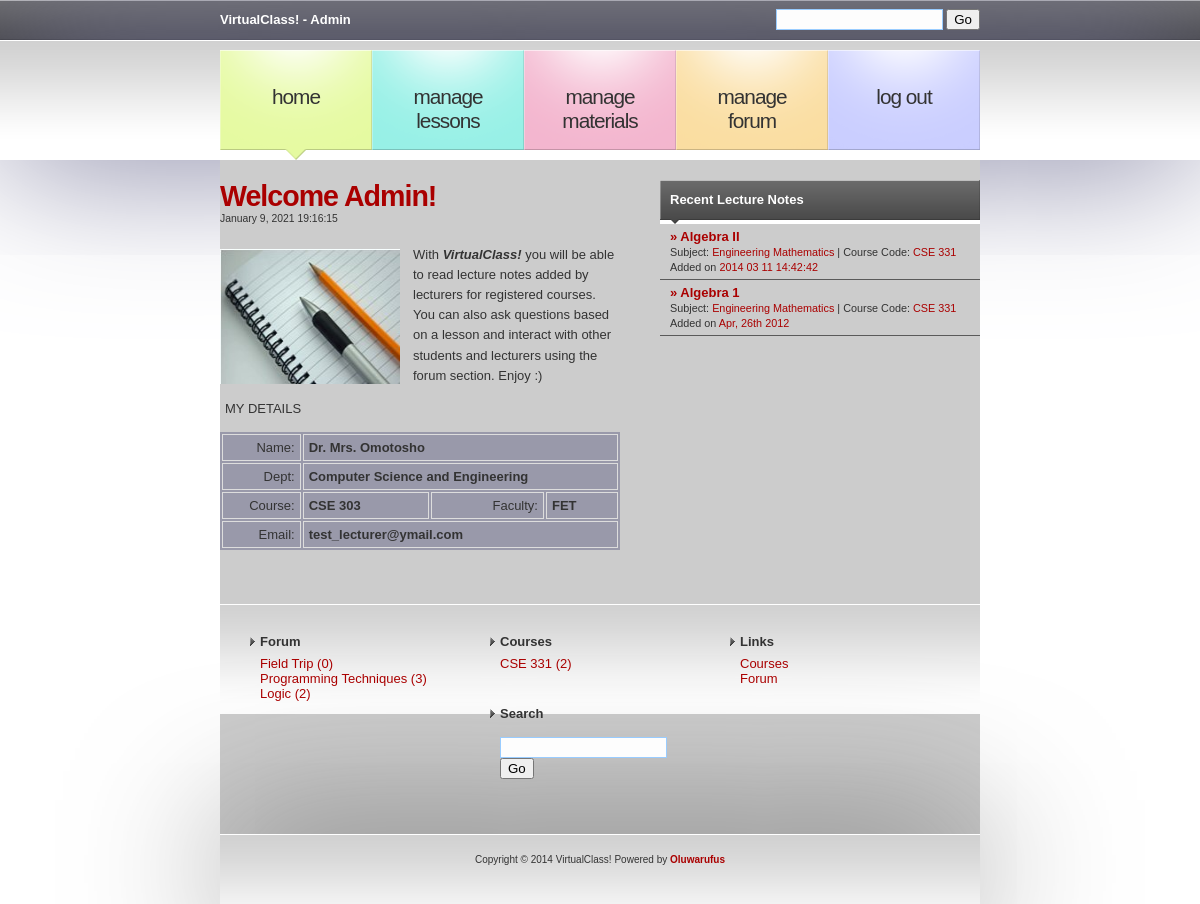
Screenshot of /admin/home.php (signed in) with the database file from the repository.
### tables this page shows
CREATE TABLE IF NOT EXISTS `lecturer_tbl` (
  `id_lect` int(11) NOT NULL AUTO_INCREMENT,
  `name_lect` varchar(255) NOT NULL,
  `passwrd_lect` varchar(255) NOT NULL,
  `course_taken_lect` varchar(255) NOT NULL,
  `email_lect` varchar(255) NOT NULL,
  `dept_lect` varchar(50) NOT NULL,
  `faclty_lect` varchar(25) NOT NULL,
  PRIMARY KEY (`id_lect`)
);

CREATE TABLE IF NOT EXISTS `lesson_tbl` (
  `id_lssn` int(11) NOT NULL AUTO_INCREMENT,
  `title_lssn` varchar(255) NOT NULL,
  `content_lssn` text NOT NULL,
  `course_id_lssn` varchar(255) NOT NULL,
  `lecturer_id_lssn` varchar(255) NOT NULL,
  `date_added_lssn` varchar(255) NOT NULL,
  PRIMARY KEY (`id_lssn`)
);

CREATE TABLE IF NOT EXISTS `course_tbl` (
  `id_crs` int(11) NOT NULL AUTO_INCREMENT,
  `title_crs` varchar(255) NOT NULL,
  `code_crs` varchar(255) NOT NULL,
  `unit_crs` int(11) NOT NULL,
  `lect_inc_id` varchar(255) NOT NULL,
  `desc_crs` varchar(255) NOT NULL,
  `app_level_crs` varchar(20) NOT NULL,
  PRIMARY KEY (`id_crs`)
);

CREATE TABLE IF NOT EXISTS `blg_topic_tbl` (
  `id_top` int(11) NOT NULL AUTO_INCREMENT,
  `id_usr_top` int(11) NOT NULL,
  `title_top` varchar(100) NOT NULL DEFAULT '',
  `desc_top` text NOT NULL,
  `date_top` varchar(50) NOT NULL,
  PRIMARY KEY (`id_top`)
);

### Connections/mycxn.php (called while the page is built, shortened)
<?php
$hostname_mycxn = "127.0.0.1";
$username_mycxn = "root";
$password_mycxn = "";
$mycxn = mysql_pconnect($hostname_mycxn, $username_mycxn, $password_mycxn) or trigger_error(mysql_error(),E_USER_ERROR);
if (!function_exists("GetSQLValueString")) {
function GetSQLValueString($theValue, $theType, $theDefinedValue = "", $theNotDefinedValue = "")
{
  $theValue = function_exists("mysql_real_escape_string") ? mysql_real_escape_string($theValue) : mysql_escape_string($theValue);
  switch ($theType) {
    case "text":
      $theValue = ($theValue != "") ? "'" . $theValue . "'" : "NULL";
      break;
    case "long":
    case "int":
      $theValue = ($theValue != "") ? intval($theValue) : "NULL";
      break;
  }
  return $theValue;
}
}
if (isset($_SESSION['lvl']) || isset($_SESSION['usr_lct'])) {
$q_subj= @sprintf("SELECT id_crs,code_crs,title_crs FROM course_tbl WHERE app_level_crs = %s OR lect_inc_id = %s", GetSQLValueString($_SESSION['lvl'], "text"), GetSQLValueString($_SESSION['usr_lct'], "text"));
			$q_subj = mysql_query($q_subj)or die(mysql_error());
			$r_subj = mysql_fetch_array($q_subj);
		$query_forum = "SELECT * FROM blg_topic_tbl ORDER BY date_top DESC";
		$rs_forum = mysql_query($query_forum, $mycxn) or die(mysql_error());
}
?>

### admin/home.php (the view, shortened to what this page needs)
<?php require_once('../Connections/mycxn.php'); ?>
<?php
$colname_rs_admin = "-1";
if (isset($_SESSION['usr_lct'])) {
  $colname_rs_admin = $_SESSION['usr_lct'];
}
$query_rs_admin = sprintf("SELECT * FROM lecturer_tbl WHERE id_lect = %s", GetSQLValueString($colname_rs_admin, "int"));
$rs_admin = mysql_query($query_rs_admin, $mycxn) or die(mysql_error());
$row_rs_admin = mysql_fetch_assoc($rs_admin);
$maxRows_rs_lessons = 5;
$pageNum_rs_lessons = 0;
$startRow_rs_lessons = $pageNum_rs_lessons * $maxRows_rs_lessons;
$colname_rs_lessons = "-1";
if (isset($_SESSION['usr_lct'])) {
  $colname_rs_lessons = $_SESSION['usr_lct'];
}
$query_rs_lessons = sprintf("SELECT * FROM lesson_tbl WHERE lecturer_id_lssn = %s ORDER BY id_lssn DESC", GetSQLValueString($colname_rs_lessons, "text"));
$query_limit_rs_lessons = sprintf("%s LIMIT %d, %d", $query_rs_lessons, $startRow_rs_lessons, $maxRows_rs_lessons);
$rs_lessons = mysql_query($query_limit_rs_lessons, $mycxn) or die(mysql_error());
$row_rs_lessons = mysql_fetch_assoc($rs_lessons);
?>
<!DOCTYPE html PUBLIC "-//W3C//DTD XHTML 1.0 Strict//EN" "http://www.w3.org/TR/xhtml1/DTD/xhtml1-strict.dtd">
<html xmlns="http://www.w3.org/1999/xhtml">
<head>
<link href="../images/default_lt.css" rel="stylesheet" type="text/css" />
</head>
<body>
<?php include('../Connections/header_menu_lect.inc'); ?>
<div id="content">
  <div id="colOne">
    <div id="latest-post">
      <h2 class="title"><a href="../home.php">Welcome Admin!<br />
      </a></h2>
      <h3 class="posted"><?php echo date('F j,  Y H:i:s'); ?></h3>
      <div class="story"> <img src="../images/img14.jpg" alt="" width="180" height="135" class="image" />
        <p>With <em><strong>VirtualClass! </strong></em>you will be able to read lecture notes added by lecturers for registered courses. You can also ask questions based on a lesson and interact with other students and lecturers using the forum section. Enjoy :)</p>
        <p>MY DETAILS</p>
        <table width="100%" border="0" align="center">
          <tr>
            <td align="right">Name:</td>
            <td colspan="3"><strong><?php echo $row_rs_admin['name_lect']; ?></strong></td>
          </tr>
           <tr>
            <td align="right">Dept:</td>
            <td colspan="3"><strong><?php echo $row_rs_admin['dept_lect']; ?></strong></td>
          </tr>
          <tr>
            <td align="right">Course:</td>
            <td><strong><?php echo $row_rs_admin['course_taken_lect']; ?></strong></td>
            <td align="right">Faculty:</td>
            <td><strong><?php echo $row_rs_admin['faclty_lect']; ?></strong></td>
          </tr>
          <tr>
            <td align="right">Email:</td>
            <td colspan="3"><strong><?php echo $row_rs_admin['email_lect']; ?></strong></td>
          </tr>
        </table>
        <p><br />
        </p>
      </div>
    </div>
    <div id="recent-posts">
      <h3 class="title">Recent Lecture Notes</h3>
      <ul>
        <?php do { ?>
          <li><strong><a href="../view_lesson.php?lssn=<?php echo $row_rs_lessons['id_lssn']; ?>">&raquo; <?php echo $row_rs_lessons['title_lssn']; ?></a></strong><br />
            <small>Subject: <a href="" class="category"><?php echo $r_subj['title_crs']; ?></a> | Course Code: <a href="" class="category"><?php echo $r_subj['code_crs']; ?></a><br/>
            Added on<a href="" class="category"> <?php echo $row_rs_lessons['date_added_lssn']; ?></a></small></li>
          <?php } while ($row_rs_lessons = mysql_fetch_assoc($rs_lessons)); ?>
      </ul>
    </div>
    <div style="clear: both; height: 1px;"></div>
  </div>
  <?php include('../Connections/footer_menu_lect.inc'); ?>
</body>
</html>

### Connections/footer_menu_lect.inc (shortened to what this page needs)
<div id="colTwo">
    <ul>
      <li>
        <h2>Forum</h2>
        <ul>
        <?php while ($array_forum = mysql_fetch_assoc($rs_forum)) { ?>
          <li><a href="view_post.php?id=<?php echo $array_forum['id_top']; ?>"><?php echo substr($array_forum['title_top'], 0, 25);
			$q_cnt= sprintf("SELECT * FROM blg_comment_tbl WHERE idart_com = %s", GetSQLValueString($array_forum['id_top'], "text"));	$q_cnt = mysql_query($q_cnt, $mycxn)or die(mysql_error());
			echo " (".mysql_num_rows($q_cnt).")";  ?></a></li>	<?php } ;  ?>
        </ul>
      </li>
      <li>
        <h2>Courses</h2>
        <ul>
        <?php
		 do { ?>
          <li><a href="crs_lessons.php?crs=<?php echo $r_subj['id_crs']; ?>"><?php echo $r_subj['code_crs']; ?>
          <?php  $q_count= sprintf("SELECT * FROM lesson_tbl WHERE course_id_lssn = %s", GetSQLValueString($r_subj['id_crs'], "text"));	mysql_select_db($database_mycxn, $mycxn);
			$q_count = mysql_query($q_count, $mycxn)or die(mysql_error());
			echo "(".mysql_num_rows($q_count).")"; ?></a>
          </li>
		 <?php } while ($r_subj = mysql_fetch_assoc($q_subj));  ?>
        </ul>
      </li>
      <li>
        <h2>Links</h2>
  	<ul>
    	<li><a href="courses.php">Courses</a></li>
    	<li><a href="forum.php">Forum</a></li>
  	</ul>
      </li>
      <li>
        <h2>Search</h2>
        <form method="get" action="#">
          <div>
            <input type="text" id="textfield1" name="textfield1" value="" size="18" />
            <input type="submit" id="submit1" name="submit1" value="Go" />
          </div>
        </form>
      </li>
    </ul>
    <div style="clear: both;"> </div>
  </div>
  </div>
<div id="footer">
  <p>Copyright © 2014 VirtualClass! Powered by <a href="http://www.oluwarufus.com/"><strong>Oluwarufus</strong></a></p>
</div>

### images/default_lt.css (style rules this page uses)
body { margin: 0; padding: 0; font: normal small "Trebuchet MS", Arial, Helvetica, sans-serif; color: #333; }
h1, h2, h3, h4, h5, h6, form { margin: 0; padding: 0; }
p, ul, ol, blockquote { margin-top: 0; }
p { padding-left:5px; padding-right: 5px; }
a { color: #a00; text-decoration: none; }
img { border: none; }
#content { width: 760px; margin: 0 auto; padding: 20px 0 0 0; background-color:#ccc; }
#latest-post { float: left; width: 400px; }
#latest-post .title { letter-spacing: -1px; font-size: 2.2em; }
#latest-post .posted { margin-bottom: 2em; font-size: .8em; font-weight: normal; }
#latest-post .image { float: left; margin: .3em 1em 0 0; }
#latest-post p, #latest-post blockquote, #latest-post ul, #latest-post ol { line-height: 155%; }
#recent-posts { float: right; width: 320px; }
#recent-posts h3 { width: 310px; height: 32px; padding: 12px 0 0 10px; background: #5A5A5A url(img13.gif); font-size: 1em; color: #FFFFFF; }
#recent-posts ul { margin: 0; padding: 0; list-style: none; }
#recent-posts li { padding: 5px 10px; border-bottom: 1px solid #5A5A5A; }
#colOne { padding-bottom: 20px; }
#colTwo { padding: 20px; background: url(img02.gif) repeat-x; }
#colTwo ul { margin: 0; padding: 0; list-style: none; }
#colTwo li, #colTwo form { padding: 10px; }
#colTwo li { display: block; float: left; width: 220px; }
#colTwo li li { display: list-item; float: none; padding: 0 0 0 10px; }
#colTwo h2 { margin: 0 0 .5em 0; padding: 0 0 0 10px; background: url(img15.gif) no-repeat left center; font-size: 1em; }
#footer { width: 720px; height: 30px; padding: 20px; background: url(img02.gif) repeat-x; margin-top: 0; margin-right: auto; margin-bottom: 0; margin-left: auto; box-shadow: #666 0px 0px 150px; }
#footer p { text-align: center; font-size: x-small; }
input[type="text"],input[type="password"] { border:1px solid #9CF; padding:2px; background-color:#fdfdfd; }
table { background-color:#99a; }
td, th { border: 1px solid #dddddd; padding:5px }

### rows the page displays
lecturer_tbl: name_lect "Dr. Mrs. Omotosho", dept_lect "Computer Science and Engineering", course_taken_lect "CSE 303", faclty_lect "FET", email_lect "test_lecturer@ymail.com"
lesson_tbl: title_lssn "Algebra II", date_added_lssn "2014 03 11 14:42:42"
course_tbl: title_crs "Engineering Mathematics", code_crs "CSE 331", mysql_num_rows($q_count) "2"
lesson_tbl: title_lssn "Algebra 1", date_added_lssn "Apr, 26th 2012"
blg_topic_tbl: title_top "Field Trip", mysql_num_rows($q_cnt) "0"
blg_topic_tbl: title_top "Programming Techniques", mysql_num_rows($q_cnt) "3"
blg_topic_tbl: title_top "Logic", mysql_num_rows($q_cnt) "2"
